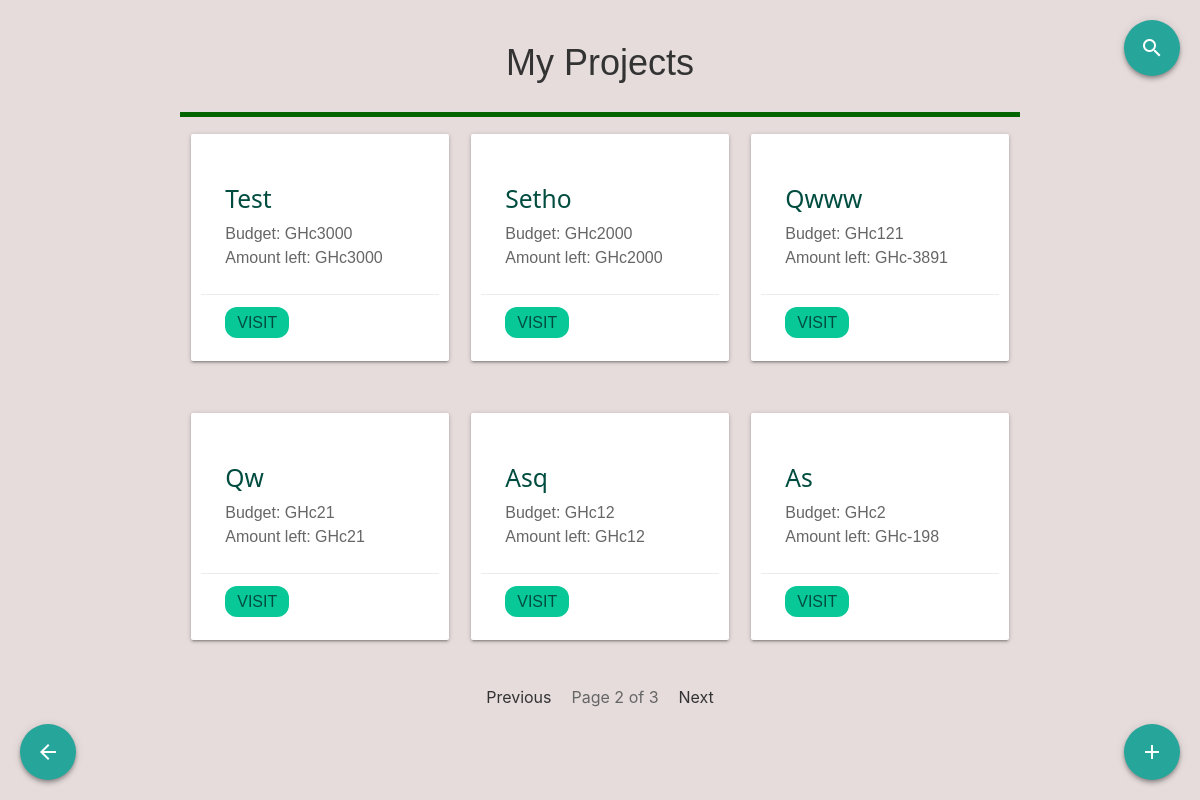
Page /budget/projects/?page=2 (signed in) on the committed database.
### budgetApp/models.py (models this page shows, shortened)
class Project(models.Model):
    name = models.CharField(max_length=100)
    slug = models.SlugField(max_length=100, unique=True, blank=True)
    budget = models.PositiveIntegerField(validators=[MaxValueValidator(999999)])
    income_source = models.ForeignKey(Income, on_delete=models.CASCADE, related_name='projects', null=True, blank=True)
    def get_left(self):
        total_expenses = self.expenses.aggregate(models.Sum('amount'))['amount__sum'] or 0
        return self.budget - total_expenses

### budgetApp/views.py (the view)
# urls.py: path('budget/projects/', views.project_list, name='list'),
@login_required
def project_list(request):
    project_list = Project.objects.filter().order_by('-budget')
    paginator = Paginator(project_list,6)
    print(request.GET)
    page = request.GET.get('page')
    try:
        project_list = paginator.page(page)
    except PageNotAnInteger:
        project_list = paginator.page(1)
    except EmptyPage:
        project_list = paginator.page(paginator.num_pages)
    return render(request, 'budget/project-list.html', {'project_list':project_list})

### budgetApp/templates/budget/project-list.html (shortened to what this page needs)
{% extends 'budget/base.html' %}
{% block content %}
<div class="container">
    <a href="{% url 'add' %}"
        class="btn-floating btn-large waves-effect waves-light teal lighten-1 right hoverable roundede z-depth-2"
        style="position: fixed; top: 20px; right: 20px;"><i class="material-icons">search</i></a>
    <h2 class="center-align" style="font-family: Arial, sans-serif; color: #333; font-size: 36px; line-height: 1.5;">My Projects</h2>
    <hr class="divider">
    <div class="row" style="margin-top: 40px;">
        {% for project in project_list %}
        <div class="col s12 m6 l4" style="margin-bottom: 30px;">
            <div class="card hoverable" style="padding: 10px;">
                <div class="card-content">
                    <span class="card-title teal-text text-darken-4" style="font-family: 'Segoe UI', Tahoma, Geneva, Verdana, sans-serif; color: #333; font-size: 24px;"><b><h5>{{ project.name }}</h5></b></span>
                    <p style="font-family: Arial, sans-serif; color: #666; font-size: 16px;">Budget: GHc{{ project.budget }}</p>
                    <p style="font-family: Arial, sans-serif; color: #666; font-size: 16px;">Amount left: GHc{{ project.get_left }}</p>
                </div>
                <div class="card-action">
                    <a href="{% url 'detail' project.slug %}" class="teal-text text-darken-4" style="font-family: Arial, sans-serif; color: #333; font-size: 16px;">Visit</a>
                </div>
            </div>
        </div>
        {% empty %}
        <div class="col s12 center-align" style="margin-top: 60px;">
            <h3 class="grey-text" style="font-family: Arial, sans-serif; color: #333; font-size: 24px; line-height: 1.5;">
                Sorry, you don't have any projects yet
            </h3>
        </div>
        {% endfor %}
    </div>
    <div class="row" style="margin-top: 40px;">
        <div class="col s12">
            {% include "budget/paginator.html" with page=project_list %}
        </div>
    </div>
    <a href="{% url 'homepage' %}"
        class="btn-floating btn-large waves-effect waves-light teal lighten-1 right hoverable rounded z-depth-2"
        style="position: fixed; bottom: 20px; left: 20px;"><i class="material-icons">arrow_back</i></a>
    <a href="{% url 'add' %}" class="btn-floating btn-large waves-effect waves-light teal lighten-1 right hoverable roundede z-depth-2"
        style="position: fixed; bottom: 20px; right: 20px;"><i class="material-icons">add</i></a>
</div>
{% endblock %}

### budgetApp/static/css/styles.css (style rules this page uses)
html { font-family: 'Montserrat'; background-color: #e6dcdc; }
.row { margin: 0px !important; }
.card-action { background-color: #9e9e9e; }
.card-action a { background-color: #09c898; color: #fff; padding: 7px 12px; border-radius: 12px; font-size: 15px; text-decoration: none; transition: all 1.5s ease-in-out; }
.divider { border-color: darkgreen; border-style: 5px solid; border-width: 0 0 5px 0; margin: 10px 0; }

### budgetApp/templates/budget/project-list.html (style rules this page uses)
h5 { text-transform: capitalize; }

### rows in the picture
Project: name "Test", budget "3000", get_left "3000"
Project: name "Setho", budget "2000", get_left "2000"
Project: name "Qwww", budget "121", get_left "-3891"
Project: name "Qw", budget "21", get_left "21"
Project: name "Asq", budget "12", get_left "12"
Project: name "As", budget "2", get_left "-198"

### other values in the picture
{{ page.number }} "2"
{{ page.paginator.num_pages }} "3"
